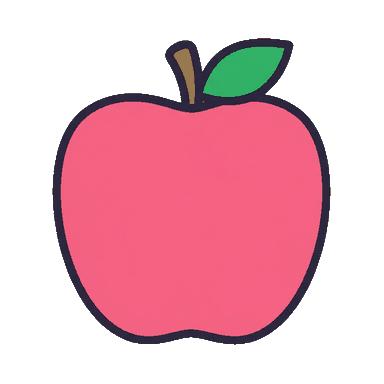
#> input picture assets/img/art/sp-apple.png, 384 x 384 px
$ python -i remove-bg.py   (imports and definitions only)
#> lines starting #> are read from the running program, lines starting #| are printed output that depends on the picture; after the words box and inside, x2 and y2 are one past the last pixel; in counts of white or black regions, pixels touching at a corner belong together
#> further down, picture is the input picture: PIL image 384x384 RGBA; mean R, G, B, A 91.9, 41.2, 52.7, 113.3
#!/usr/bin/env python3
"""
Rimozione dello sfondo e normalizzazione delle illustrazioni generate.

Prende i PNG opachi in assets/img/art/raw/ e produce sprite con sfondo
trasparente, ritagliati, centrati e alleggeriti, in assets/img/art/.

DUE METODI, e la scelta non e' di gusto.

  flood (predefinito)
      Considera sfondo solo i pixel quasi-bianchi CONNESSI al bordo
      dell'immagine. E' esatto per definizione su un fondo a tinta piatta,
      ed e' l'unico che sopravvive a un soggetto bianco: il bianco dentro
      la sagoma non tocca il bordo, quindi resta.

  rembg
      Modello di matting u2net, pensato per le fotografie. Su queste
      illustrazioni funziona bene finche' il soggetto e' colorato, ma su
      Pepe — cane bianco su fondo bianco — ha cancellato meta' del corpo:
      misurato, la meta' inferiore conservava il 20% dei pixel opachi della
      meta' superiore, mentre sul drago verde il rapporto era 1.06.
      Resta disponibile con --metodo rembg per confronto.

Poi in entrambi i casi:
  ritaglio      al contenuto reale, ricentrato con il 10% di margine per
                lato, come chiede design-system.md. Una garanzia, non una
                speranza: il modello il margine lo rispetta "quasi".
  quantizzazione  le illustrazioni sono a tinte piatte, quindi una palette
                indicizzata le riduce di circa dieci volte senza differenze
                visibili. Su un tablet contano.

Uso:
  .venv-tools/bin/python tools/remove-bg.py
  .venv-tools/bin/python tools/remove-bg.py --force
  .venv-tools/bin/python tools/remove-bg.py --metodo rembg
  .venv-tools/bin/python tools/remove-bg.py sp-pepe sp-dragon
"""

import io
import sys
from pathlib import Path

import numpy as np
from PIL import Image
from scipy import ndimage

ROOT = Path(__file__).resolve().parent.parent
RAW = ROOT / "assets" / "img" / "art" / "raw"
OUT = ROOT / "assets" / "img" / "art"

LATO = 384           # lato finale: a schermo il massimo e' ~190 px, che a 2x fa 380
MARGINE = 0.10       # margine vuoto su ogni lato
TOLLERANZA = 30      # quanto un pixel puo' scostarsi dal bianco ed essere sfondo
COLORI = 64          # colori della palette finale
ALPHA_MIN = 12


def togli_sfondo_flood(img):
    """
    Sfondo = pixel quasi-bianchi raggiungibili dal bordo.

    Il "raggiungibili dal bordo" e' il punto: il bianco della pancia di Pepe
    e' circondato dal contorno scuro, quindi non e' connesso al bordo e
    sopravvive.
    """
    rgb = np.asarray(img.convert("RGB")).astype(np.int16)
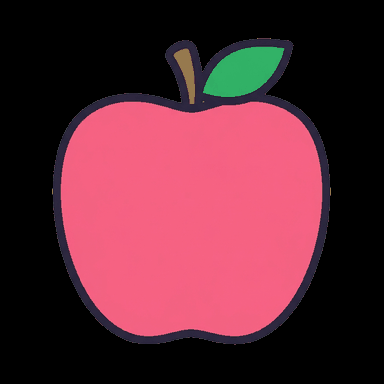
#> rgb: shape (384, 384, 3) int16; mean R, G, B 91.9, 41.2, 52.7
    # distanza dal bianco, sul canale che se ne discosta di piu'
    distanza = (255 - rgb).max(axis=2)
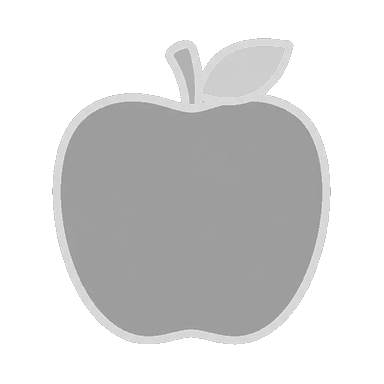
#> distanza: shape (384, 384) int16; min 150, max 255, mean 216.3
    quasi_bianco = distanza <= TOLLERANZA
#> quasi_bianco: shape (384, 384) bool; every value is 0

    componenti, _ = ndimage.label(quasi_bianco)
#> componenti: shape (384, 384) int32; every value is 0
    bordo = np.concatenate([
        componenti[0, :], componenti[-1, :], componenti[:, 0], componenti[:, -1]
    ])
#> bordo = 1536 values from 0 to 0
    etichette_sfondo = set(np.unique(bordo)) - {0}
#> etichette_sfondo = 0 items
    if not etichette_sfondo:
        return img.convert("RGBA")

    sfondo = np.isin(componenti, list(etichette_sfondo))

    # Il soggetto e' opaco, lo sfondo e' vuoto.
    alpha = np.where(sfondo, 0.0, 255.0)

    # Bordi morbidi SOLO sul confine: i pixel del soggetto che toccano lo
    # sfondo sono a meta' strada fra tratto e fondo, e tagliarli netti
    # lascerebbe una scaletta.
    # Attenzione: la sfumatura va applicata soltanto qui. Applicandola a
    # tutta l'immagine, come in una prima versione, ogni pixel bianco
    # diventava trasparente — e la pancia bianca di Pepe spariva di nuovo,
    # stavolta per colpa nostra e non di rembg.
    confine = ndimage.binary_dilation(sfondo) & ~sfondo
    alpha[confine] = np.clip(distanza[confine].astype(np.float32) / TOLLERANZA, 0, 1) * 255

    out = np.dstack([np.asarray(img.convert("RGB")), alpha.astype(np.uint8)])
    return Image.fromarray(out, "RGBA")


# [91 lines left out: functions togli_sfondo_rembg, ritaglia_e_centra, alleggerisci, main, not called in this run]


# I plurali sono composti dal singolare, non disegnati a parte: il confronto
# "la stessa cosa, ma tante" e' cio' che rende visibile la -s nelle unita' 5 e
# 6. Le posizioni ricalcano quelle dei simboli in sprites.svg.
PLURALI = {
    "sp-cats":      ("sp-cat",      [(0.02, 0.08), (0.52, 0.08), (0.27, 0.48)], 0.46),
    "sp-stars":     ("sp-star",     [(0.02, 0.08), (0.52, 0.08), (0.27, 0.48)], 0.46),
    "sp-dragons":   ("sp-dragon",   [(0.02, 0.08), (0.52, 0.08), (0.27, 0.48)], 0.46),
    "sp-dinosaurs": ("sp-dinosaur", [(0.02, 0.08), (0.52, 0.08), (0.27, 0.48)], 0.46),
    # "two eggs": due, non tre, perche' la frase dice esattamente two
    "sp-eggs":      ("sp-egg",      [(0.00, 0.22), (0.45, 0.22)], 0.55),
}


# [66 lines left out: functions componi_plurali, scrivi_indice, not called in this run]


# [2 lines not run here, left out]

>>> from PIL import Image
>>> picture = Image.open('../assets/img/art/sp-apple.png')
>>> result = togli_sfondo_flood(picture)

$ run again, on assets/img/art/sp-beard.png
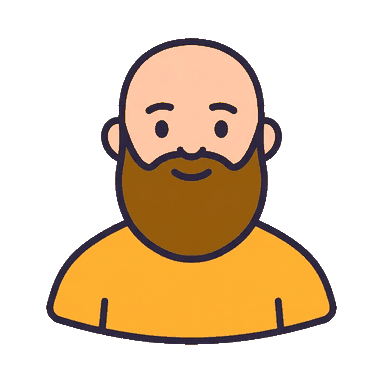
#> input picture assets/img/art/sp-beard.png, 384 x 384 px
#> picture is the input picture: PIL image 384x384 RGBA; mean R, G, B, A 71.5, 51.2, 26.3, 95.2
#> in togli_sfondo_flood, `rgb = np.asarray(img.convert("RGB")).astype(np.int16)`:
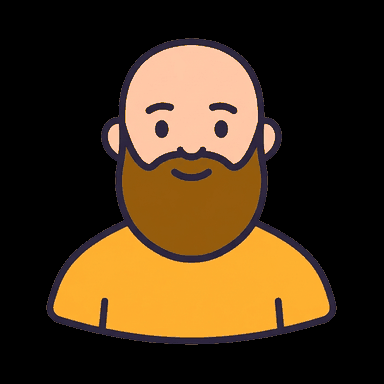
#> rgb: shape (384, 384, 3) int16; mean R, G, B 71.5, 51.2, 26.3
#> in togli_sfondo_flood, `distanza = (255 - rgb).max(axis=2)`:
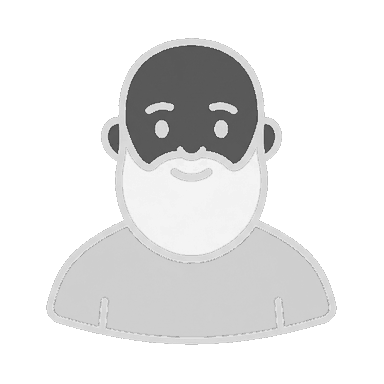
#> distanza: shape (384, 384) int16; min 76, max 255, mean 230.2
#> quasi_bianco: shape (384, 384) bool; every value is 0
#> componenti: shape (384, 384) int32; every value is 0
#> bordo = 1536 values from 0 to 0
#> etichette_sfondo = 0 items
